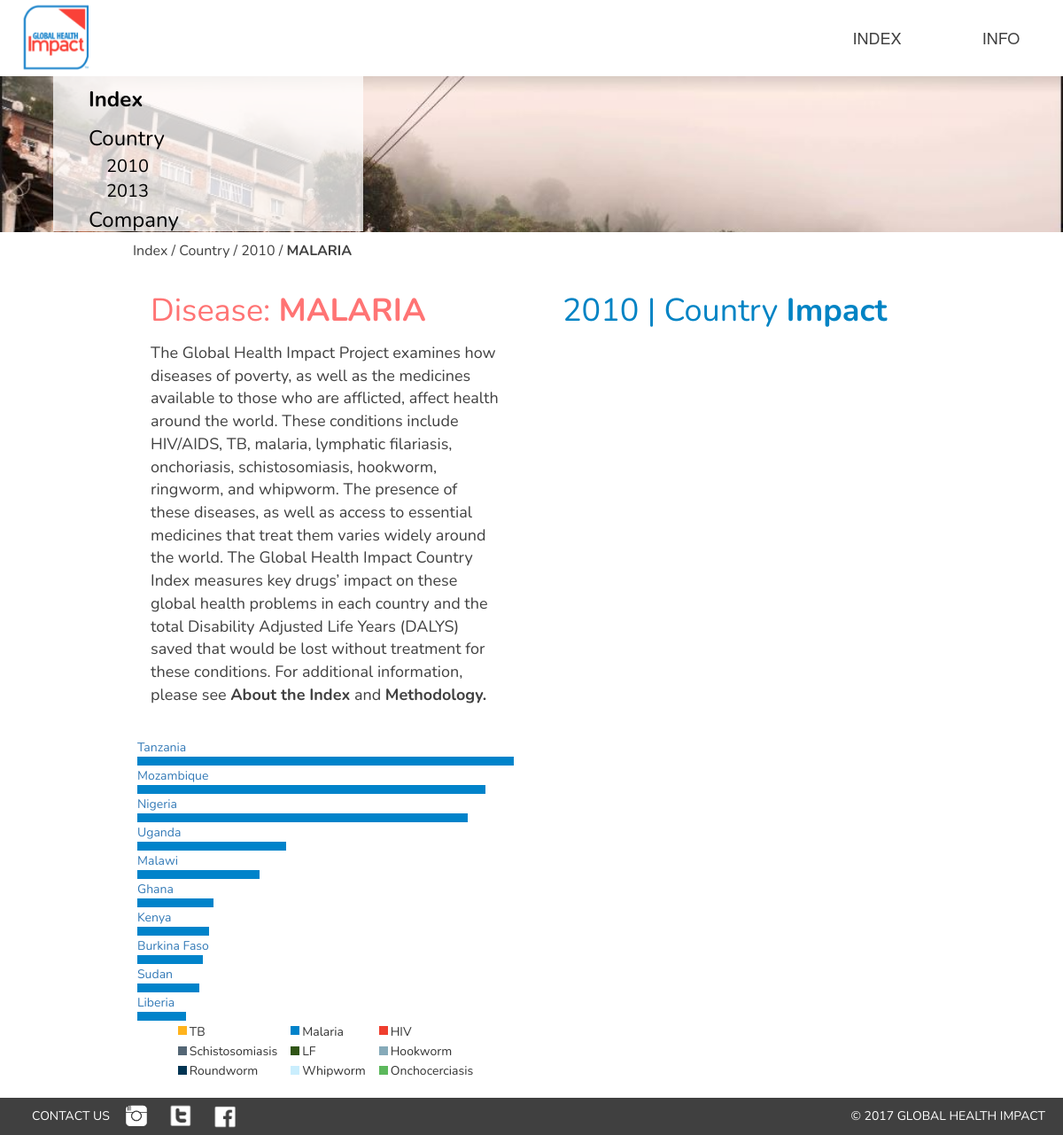
The app's page /index/country/2010/malaria with its own data.
### tables this page shows
CREATE TABLE country2010 (country text, total real, tb real, malaria real, hiv real, roundworm real, hookworm real, whipworm real, schistomasis real, lf real);

### flask_app.py (the view, shortened to what this page needs)
@app.route('/index/country/<xyear>/<xdisease>')
def countrydata(xdisease,xyear):
    print("Inside countrydata ")
    print(xdisease)
    print(xyear)
    g.db = connect_db()
    color = []
    year = xyear
    colors = {'tb': '#FFB31C', 'malaria': '#0083CA', 'hiv': '#EF3E2E', 'schistomasis': '#546675', 'lf': '#305516', 'hookworm': '#86AAB9', 'roundworm': '#003452', 'whipworm': '#CAEEFD', 'onchocerciasis': '#5CB85C'}
    if xdisease == 'all':
        isall = 1
        drugg = 'all'
        name = 'ALL'
        if xyear == '2010':
            br = g.db.execute(' select country, total, tb, malaria, hiv, roundworm, hookworm, whipworm, schistomasis, lf from countryp2010 ')
            cur = g.db.execute(' select country, total, tb, malaria, hiv, roundworm, hookworm, whipworm, schistomasis, lf from country2010 ')
        elif xyear == '2013':
            cur = g.db.execute(' select country, total, tb, malaria, hiv, roundworm, hookworm, whipworm, schistomasis, lf from country2013 ')
            br = g.db.execute(' select country, total, tb, malaria, hiv, roundworm, hookworm, whipworm, schistomasis, lf from countryp2013 ')
    else:
        isall = 0
        namedict = {'tb': 'TB', 'malaria': 'MALARIA', 'hiv': 'HIV', 'schistosomiasis': 'SCHISTOSOMIASIS', 'onchocerciasis':'ONCHOCERCIASIS', 'lf': 'LYMPHATIC FILARIASIS', 'hookworm': 'HOOKWORM', 'roundworm': 'ROUNDWORM', 'whipworm': 'WHIPWORM'}
        color = colors[xdisease]
        name = namedict[xdisease]
        drugg = xdisease
        if xyear == '2010':
            if xdisease == 'tb':
                cur = g.db.execute(' select country, tb from country2010 ')
                br = g.db.execute(' select country, tb from countryp2010 ')
                sortind = 1
            elif xdisease == 'malaria':
                cur = g.db.execute(' select country, malaria from country2010 ')
                br = g.db.execute(' select country, malaria from countryp2010 ')
                sortind = 2
            elif xdisease == 'hiv':
                cur = g.db.execute(' select country, hiv from country2010 ')
                br = g.db.execute(' select country, hiv from countryp2010 ')
                sortind = 3
            elif xdisease == 'roundworm':
                cur = g.db.execute(' select country, roundworm from country2010 ')
                br = g.db.execute(' select country, roundworm from countryp2010 ')
                sortind = 4
            elif xdisease == 'hookworm':
                cur = g.db.execute(' select country, hookworm from country2010 ')
                br = g.db.execute(' select country, hookworm from countryp2010 ')
                sortind = 5
            elif xdisease == 'whipworm':
                cur = g.db.execute(' select country, whipworm from country2010 ')
                br = g.db.execute(' select country, whipworm from countryp2010 ')
                sortind = 6
            elif xdisease == 'schistosomiasis':
                cur = g.db.execute(' select country, schistosomiasis from country2010 ')
                br = g.db.execute(' select country, schistosomiasis from countryp2010 ')
                sortind = 7
            elif xdisease == 'lf':
                cur = g.db.execute(' select country, lf from country2010 ')
                br = g.db.execute(' select country, lf from countryp2010 ')
                sortind = 8
    bars = br.fetchall()
    maps = cur.fetchall()
    mapdata = []
    bars = list(filter(lambda x: x[0] != None, bars))
    maps = list(filter(lambda x: x[0] != None, maps))
    for row in maps:
        count = row[0]
        score = row[1]
        hor = [count,score]
        mapdata.append(hor)
    sort = []
    sortedlist = sorted(bars, key=lambda xy: xy[1], reverse=True)
    sortedval = sorted(maps, key=lambda x: x[1], reverse=True)
    maxrow = sortedval[0]
    width = maxrow[1]
    if xdisease == 'all':
        barlist = []
        i=0
        for row in sortedlist:
            combrow = [row,sortedval[i],[i]]
            barlist.append(combrow)
            tmp = []
            for j in sortedval[i]:
                tmp.append(j)
            i += 1
            sort.append(tmp)
        print(sort)
    else:
        print("inside malaria")
        barlist = []
        for row in sortedval:
            perc = row[1] / width * 100
            temp = [row[0],row[1],perc]
            barlist.append(temp)
        if xyear == '2010':
            cur = g.db.execute(' select country, tb, malaria, hiv, roundworm, hookworm, whipworm, schistomasis, lf from country2010 ')
        elif xyear == '2013':
            cur = g.db.execute(' select country, tb, malaria, hiv, roundworm, hookworm, whipworm, schistomasis, onchoceriasis, lf from country2013 ')
        vals = cur.fetchall()
        vals = list(filter(lambda x: x[0] != None, vals))
        sortvals = sorted(vals, key=lambda x: x[sortind], reverse=True)
        sort = []
        for row in sortvals:
            tmp = []
            for j in row:
                tmp.append(j)
            sort.append(tmp)
            print(sort)
    speclocate = [xyear,name,drugg]
    sort = mapdata
    print(sort)
    mapdata.insert(0,['Country','Score'])
    g.db.close()
    return render_template('country.html', showindex=1, navsub=1, name=name, color=color, mapdata=mapdata, sortedlist=sortedlist, sortedval = sort, year=year, isall=isall, barlist = barlist, speclocate = speclocate,scrolling=1,disease = xdisease)

### flask_app.py (called while the page is built)
def connect_db():
    return sqlite3.connect('/home/globalhealth/mysite/ghi.db')

@app.before_request
def before_request():
    g.db = connect_db()

@app.after_request
def after_request(response):
    g.db.close()
    return response

@app.teardown_appcontext
def close_connection(exception):
    db = getattr(g, '_database', None)

### templates/country.html (shortened to what this page needs)
{% extends "layout.html" %}
{% block content %}
<div class="currentlocation">
<p class="pagetitle">Index / <a href="/index/country" class="pagetitle">Country</a> / <a href="/index/country/{{ speclocate.0 }}/all" class="pagetitle">{{ speclocate.0 }}</a> / <a href="/index/country/{{ speclocate.0 }}/{{ speclocate.2 }}" class="titlebold">{{ speclocate.1 }}</a></p>
</div>
<div class="row" id="scrollhere" onload="func1()">
    <div class="col-sm-6">
        <div class="contentbox">
        <p class="redtxt">Disease: <b>{{ name }}</b></p>
        <p class="txtcontent">The Global Health Impact Project examines how diseases of poverty, as well as the medicines available to those who are afflicted, affect health around the world. These conditions include HIV/AIDS, TB, malaria, lymphatic filariasis, onchoriasis, schistosomiasis, hookworm, ringworm, and whipworm. The presence of these diseases, as well as access to essential medicines that treat them varies widely around the world. The Global Health Impact Country Index measures key drugs’ impact on these global health problems in each country and the total Disability Adjusted Life Years (DALYS) saved that would be lost without treatment for these conditions. For additional information, please see <b>About the Index</b> and <b>Methodology.</b></p>
        </div>
    </div>
    <div class="col-sm-6">
        <div class="contentbox">
        <p class="bluetxt">{{year}} | Country <b>Impact</b></p>
        </div>
    </div>
</div>
<div class="row">
    <div class="col-sm-6">
        <div>
        <div id="chart_div" style="width: 100%; height: 350px; overflow-y: auto;overflow-x: hidden;">
            {% if isall == 0 %}
            {% for cntry in barlist %}
            <a onclick="countryClick({{loop.index - 1}})" title="{{ cntry.0 }}: {{ cntry.1 }}">
                <div style="padding-top: 2px; font-family: 'Nunito','sans-serif';">{{ cntry.0 }}</div>
                <div style="width: {{ cntry.2 }}%;background-color: {{ color }};height: 10px;"></div>
            </a>
            {% endfor %}
            {% endif %}
            </div>
        <div id="pielegend">
            <table style="margin:auto">
                <tr style="float:center">
                    <td style="vertical-align: middle;"><div class="colorbox" style="background-color:#FFB31C;"></div></td>
                    <td style="vertical-align: middle;"class="legendtxt">TB</td>
                    <td style="vertical-align: middle;padding-left:15px;"><div class="colorbox" style="background-color:#0083CA;"></div></td>
                    <td style="vertical-align: middle;"class="legendtxt">Malaria</td>
                    <td style="vertical-align: middle;padding-left:15px"><div class="colorbox" style="background-color:#EF3E2E;"></div></td>
                    <td style="vertical-align: middle;"class="legendtxt">HIV</td>
                </tr>
                <tr style="float:center">
                    <td style="vertical-align: middle;"><div class="colorbox" style="background-color:#546675;"></div></td>
                    <td style="vertical-align: middle;"class="legendtxt">Schistosomiasis</td>
                    <td style="vertical-align: middle;padding-left:15px;"><div class="colorbox" style="background-color:#305516;"></div></td>
                    <td style="vertical-align: middle;"class="legendtxt">LF</td>
                    <td style="vertical-align: middle;padding-left:15px"><div class="colorbox" style="background-color:#86AAB9;"></div></td>
                    <td style="vertical-align: middle;"class="legendtxt">Hookworm</td>
                </tr>
                <tr style="float:center">
                    <td style="vertical-align: middle;"><div class="colorbox" style="background-color:#003452;"></div></td>
                    <td style="vertical-align: middle;"class="legendtxt">Roundworm</td>
                    <td style="vertical-align: middle;padding-left:15px;"><div class="colorbox" style="background-color:#CAEEFD;"></div></td>
                    <td style="vertical-align: middle;"class="legendtxt">Whipworm</td>
                    <td style="vertical-align: middle;padding-left:15px"><div class="colorbox" style="background-color:#5CB85C;"></div></td>
                    <td style="vertical-align: middle;"class="legendtxt">Onchocerciasis</td>
                </tr>
            </table>
        </div><br>
        </div>
    </div>
    <div class="col-sm-6">
    </div>
</div>
{% endblock %}

### static/stylesheet.css (style rules this page uses)
body { font-family: 'Nunito', sans-serif; }
.redtxt { font-size: 36px; color: #FF7474; font-family: 'Nunito', sans-serif; }
.bluetxt { font-size: 36px; color: #0083C4; font-family: 'Nunito', sans-serif; }
.contentbox { padding: 20px; }
.txtcontent { font-size: 18px; color: #404040; font-family: 'Nunito', sans-serif; }
#chart_div { width: 100%; max-height: 325px; overflow-y: auto; overflow-x: hidden; padding:5px; }
.pagetitle { position:relative; font-family: 'Nunito', sans-serif; color:#404040; font-size:16px; }
.titlebold { position:relative; font-weight:bold; font-family: 'Nunito', sans-serif; color:#404040; font-size:16px; }
.currentlocation { margin-top:10px; }
.legendtxt { font-size: 14px; display: inline-block; font-family: 'Nunito', sans-serif; text-align: center; padding-left:3px; }
.colorbox { width:10px; height:10px; display:inline-block; float:left; }

### records on screen
country2010: country "Tanzania", {{ cntry.2 }} 100.0 (drawn)
country2010: country "Mozambique", {{ cntry.2 }} 92.4053085010274 (drawn)
country2010: country "Nigeria", {{ cntry.2 }} 87.83407554900997 (drawn)
country2010: country "Uganda", {{ cntry.2 }} 39.54640718287471 (drawn)
country2010: country "Malawi", {{ cntry.2 }} 32.49799617396314 (drawn)
country2010: country "Ghana", {{ cntry.2 }} 20.234156412765866 (drawn)
country2010: country "Kenya", {{ cntry.2 }} 19.00604524962703 (drawn)
country2010: country "Burkina Faso", {{ cntry.2 }} 17.336287422574134 (drawn)
country2010: country "Sudan", {{ cntry.2 }} 16.35938389100734 (drawn)
country2010: country "Liberia", {{ cntry.2 }} 12.880499431716439 (drawn)

### other values on screen
{{ speclocate.0 }} "2010"
{{ speclocate.1 }} "MALARIA"
{{ name }} "MALARIA"
{{ year }} "2010"
